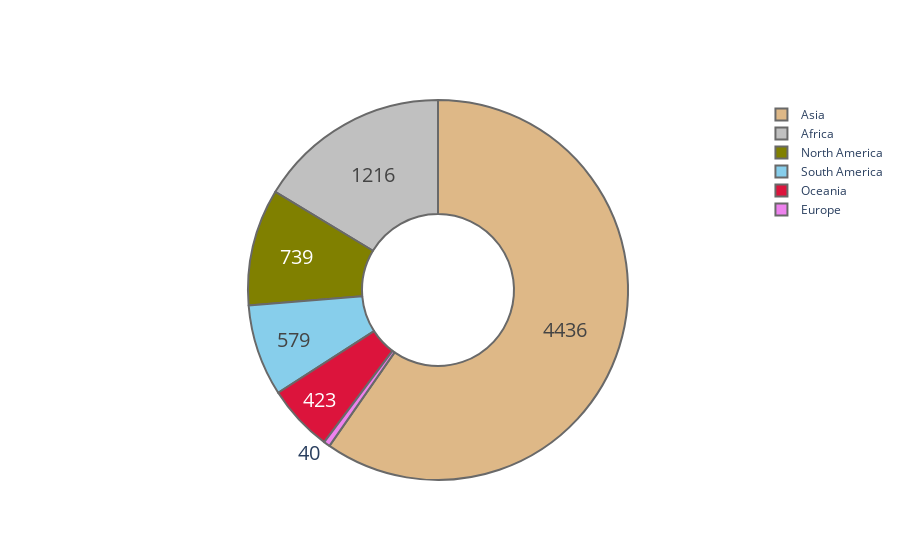

The code cell stored with this chart in its notebook:
### Code cell
data=[trace]

offline.iplot(data)

### Figure 1 — Plotly figure (JSON) as saved in the notebook; plotly's stock layout.template omitted (floating-point values rounded to 4 significant figures)
{"data": [{"hole": 0.4, "hoverinfo": "label+percent", "labels": ["Asia", "Africa", "North America", "South America", "Europe", "Oceania"], "marker": {"colors": ["burlywood", "silver", "olive", "skyblue", "violet", "crimson"], "line": {"color": "dimgrey", "width": 2}}, "textfont": {"size": 20}, "textinfo": "value", "type": "pie", "values": [4436, 1216, 739, 579, 40, 423]}], "layout": {}}
